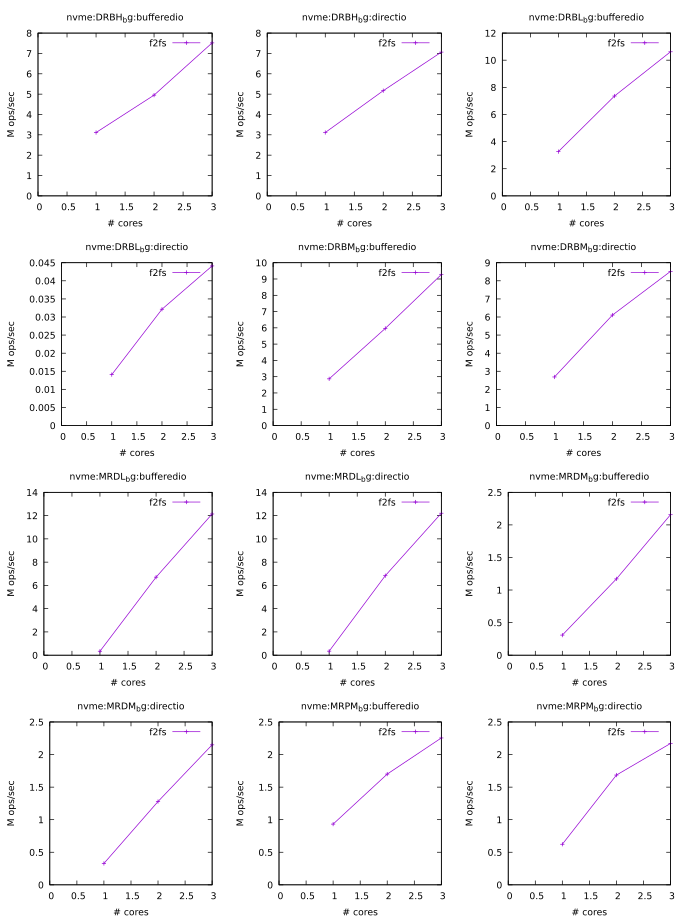

Generate this figure with gnuplot:
# LOG_FILE = logs/2025-04-16-read-write/fxmark.log
# SYSTEM = Linux fvm 5.15.0+ #4 SMP Tue Apr 8 14:16:18 UTC 2025 x86_64 x86_64 x86_64 GNU/Linux
# DISK_SIZE = 12G
# DURATION = 5s
# DIRECTIO = bufferedio,directio
# MEDIA_TYPES = ssd,hdd,nvme,mem
# FS_TYPES = tmpfs,ext4,ext4_no_jnl,xfs,btrfs,f2fs
# BENCH_TYPES = MRPM_bg,DRBM_bg,MRDM_bg,DRBH_bg,DRBL_bg,MRDL_bg
# NCORES = 1,2,4
# CORE_SEQ = 0,1,2,3
# MODEL_NAME = AMD Ryzen 5 5600 6-Core Processor
# PHYSICAL_CHIPS = 1
# CORE_PER_CHIP = 4
# SMT_LEVEL = 1
# NUM_TEST_CONF = 36

set term pdfcairo size 6.8999999999999995in,9.2in font ',10'
set_out='set output "`if test -z $OUT; then echo sc.pdf; else echo $OUT; fi`"'
eval set_out
set multiplot layout 4,3

set title 'nvme:DRBH_bg:bufferedio'
set xlabel '# cores'
set ylabel 'M ops/sec'
plot [0:][0:] 'nvme:f2fs:DRBH_bg:bufferedio.dat' using 1:2 title 'f2fs' with lp ps 0.5

set title 'nvme:DRBH_bg:directio'
set xlabel '# cores'
set ylabel 'M ops/sec'
plot [0:][0:] 'nvme:f2fs:DRBH_bg:directio.dat' using 1:2 title 'f2fs' with lp ps 0.5

set title 'nvme:DRBL_bg:bufferedio'
set xlabel '# cores'
set ylabel 'M ops/sec'
plot [0:][0:] 'nvme:f2fs:DRBL_bg:bufferedio.dat' using 1:2 title 'f2fs' with lp ps 0.5

set title 'nvme:DRBL_bg:directio'
set xlabel '# cores'
set ylabel 'M ops/sec'
plot [0:][0:] 'nvme:f2fs:DRBL_bg:directio.dat' using 1:2 title 'f2fs' with lp ps 0.5

set title 'nvme:DRBM_bg:bufferedio'
set xlabel '# cores'
set ylabel 'M ops/sec'
plot [0:][0:] 'nvme:f2fs:DRBM_bg:bufferedio.dat' using 1:2 title 'f2fs' with lp ps 0.5

set title 'nvme:DRBM_bg:directio'
set xlabel '# cores'
set ylabel 'M ops/sec'
plot [0:][0:] 'nvme:f2fs:DRBM_bg:directio.dat' using 1:2 title 'f2fs' with lp ps 0.5

set title 'nvme:MRDL_bg:bufferedio'
set xlabel '# cores'
set ylabel 'M ops/sec'
plot [0:][0:] 'nvme:f2fs:MRDL_bg:bufferedio.dat' using 1:2 title 'f2fs' with lp ps 0.5

set title 'nvme:MRDL_bg:directio'
set xlabel '# cores'
set ylabel 'M ops/sec'
plot [0:][0:] 'nvme:f2fs:MRDL_bg:directio.dat' using 1:2 title 'f2fs' with lp ps 0.5

set title 'nvme:MRDM_bg:bufferedio'
set xlabel '# cores'
set ylabel 'M ops/sec'
plot [0:][0:] 'nvme:f2fs:MRDM_bg:bufferedio.dat' using 1:2 title 'f2fs' with lp ps 0.5

set title 'nvme:MRDM_bg:directio'
set xlabel '# cores'
set ylabel 'M ops/sec'
plot [0:][0:] 'nvme:f2fs:MRDM_bg:directio.dat' using 1:2 title 'f2fs' with lp ps 0.5

set title 'nvme:MRPM_bg:bufferedio'
set xlabel '# cores'
set ylabel 'M ops/sec'
plot [0:][0:] 'nvme:f2fs:MRPM_bg:bufferedio.dat' using 1:2 title 'f2fs' with lp ps 0.5

set title 'nvme:MRPM_bg:directio'
set xlabel '# cores'
set ylabel 'M ops/sec'
plot [0:][0:] 'nvme:f2fs:MRPM_bg:directio.dat' using 1:2 title 'f2fs' with lp ps 0.5

unset multiplot
set output
